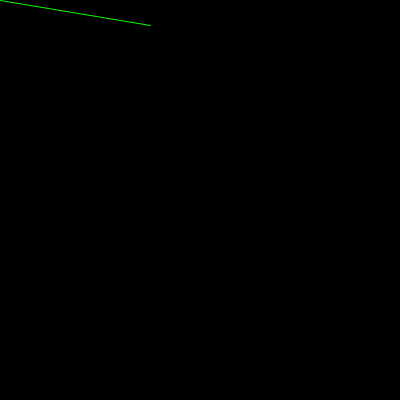
Frame 1 (no input)
Frame 60 (the mouse pressed at the canvas centre just before this capture): identical to frame 1, image omitted
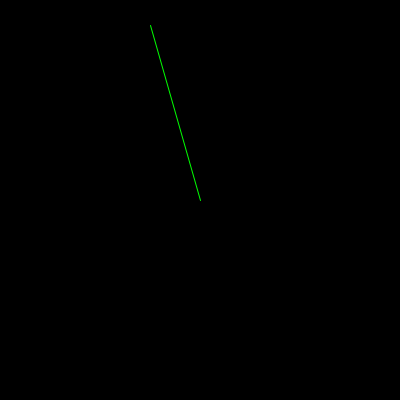
Frame 120 (the mouse held since frame 60 and released just before this capture)

The Processing sketch that drew these frames (run headless with seeded random() and noise(); from frame 60 on, the mouse is pressed at the canvas centre):

// Processing sketch: hello_mouse_2
// ── hello_mouse_2.pde
void setup(){
  size(400, 400);
  stroke (0, 255, 0);

}

void draw() {
 background(0, 0, 0);
 line(150, 25, mouseX, mouseY);
}
